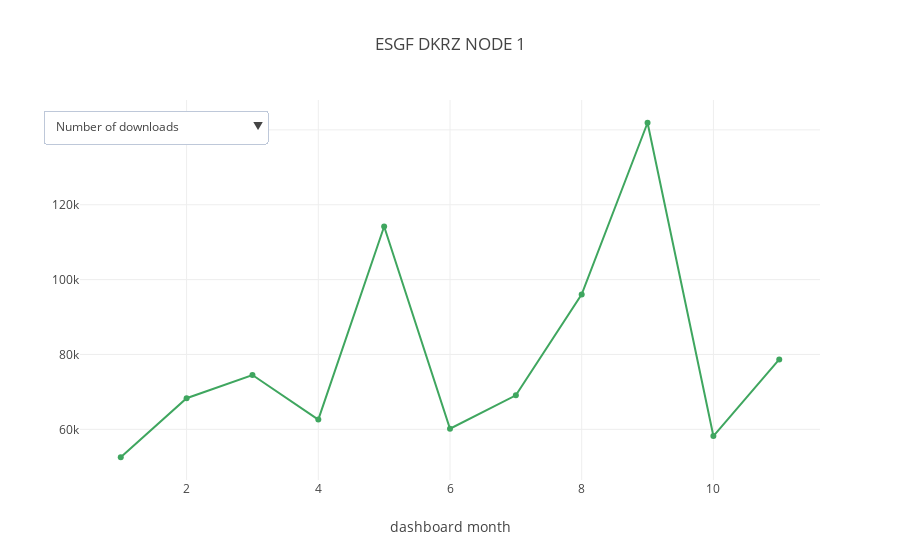

Notebook code cell kept with this figure:
### Markdown cell above
## 4. Seaborn-like interactive visualization in Plotly

Plot.ly is an open source Python library comprising a JSON-based plot tool for interactive visualization to create interactive plots (also in .html) for dahboards and web applications (also querying databases). One can build Flask applications to deploy Plot.ly by using Dash framework (not shown here).

### Code cell
from plotly.offline import download_plotlyjs, init_notebook_mode, plot, iplot
import plotly.plotly as py
import plotly.graph_objs as go 
import plotly

# to plot offline (no account request) and save locally
plotly.offline.init_notebook_mode(connected=True)

def slider(esgf1_dkrz, title):

    trace_number_of_downloads = go.Scatter(x=list(esgf1_dkrz.index),
                            y=list(esgf1_dkrz.number_of_downloads),
                            name='Number of downloads',
                            line=dict(color='#3FA65F'))
  
    trace_number_of_successful_downloads = go.Scatter(x=list(esgf1_dkrz.index),
                            y=list(esgf1_dkrz.number_of_successful_downloads),
                            name='Number of successful downloads',
                            line=dict(color='#F06A6A'))
    
    trace_total_size = go.Scatter(x=list(esgf1_dkrz.index),
                            y=list(esgf1_dkrz['total_size_(GB)']),
                            name='Total size (GB)',
                            line=dict(color='#3FA65F'))
    
    # problem selecting both from beginning
    data = [trace_number_of_downloads]
    
    # invoke update function get new values of x and y then relayout 
    updatemenus = list([
    dict(
        buttons=list([   
            dict(label = 'Number of downloads',
                 method = 'update',
                 args = [{'y': [esgf1_dkrz.number_of_downloads]},
                         {'title': 'Number of downloads'}]),
           
             dict(label = 'Number of successful downloads',
                 method = 'update',
                 args = [{'y': [esgf1_dkrz.number_of_successful_downloads]},
                         {'title': 'Number of successful downloads'}]),
            
             dict(label = 'Total size (GB)',
                 method = 'update',
                 args = [{'y': [esgf1_dkrz['total_size_(GB)']]},
                         {'title': 'Total size (GB)'}]),
        ]),
        direction = 'down',
        pad = {'r': 10, 't': 10},
        showactive = True,
        xanchor = 'left',
        yanchor = 'top'
    )
])  
    
    layout = dict(updatemenus=updatemenus,
                  title=title,
                  xaxis = {'title': 'dashboard month'}
              )

    fig = dict(data=data, layout=layout)
    return fig

fig = slider(esgf1_dkrz, 'ESGF DKRZ NODE 1')
plotly.offline.iplot(fig)

### Figure 1 — Plotly figure (JSON) as saved in the notebook; plotly's stock layout.template omitted (floating-point values rounded to 4 significant figures)
{"data": [{"line": {"color": "#3FA65F"}, "name": "Number of downloads", "type": "scatter", "uid": "d716f8cc-6b81-49a6-9527-c3e29007bab4", "x": [1, 2, 3, 4, 5, 6, 7, 8, 9, 10, 11], "y": [52551, 68318, 74513, 62612, 114200, 60167, 69090, 96053, 141905, 58217, 78680]}], "layout": {"title": {"text": "ESGF DKRZ NODE 1"}, "updatemenus": [{"buttons": [{"args": [{"y": [[52551, 68318, 74513, 62612, 114200, 60167, 69090, 96053, 141905, 58217, 78680]]}, {"title": "Number of downloads"}], "label": "Number of downloads", "method": "update"}, {"args": [{"y": [[45219, 41648, 41492, 53173, 54636, 40441, 41972, 54236, 130826, 44249, 77968]]}, {"title": "Number of successful downloads"}], "label": "Number of successful downloads", "method": "update"}, {"args": [{"y": [[18780.0, 26670.0, 30770.0, 19670.0, 38360.0, 22300.0, 23410.0, 35040.0, 31160.0, 20360.0, 23930.0]]}, {"title": "Total size (GB)"}], "label": "Total size (GB)", "method": "update"}], "direction": "down", "pad": {"r": 10, "t": 10}, "showactive": true, "xanchor": "left", "yanchor": "top"}], "xaxis": {"title": {"text": "dashboard month"}}}}
